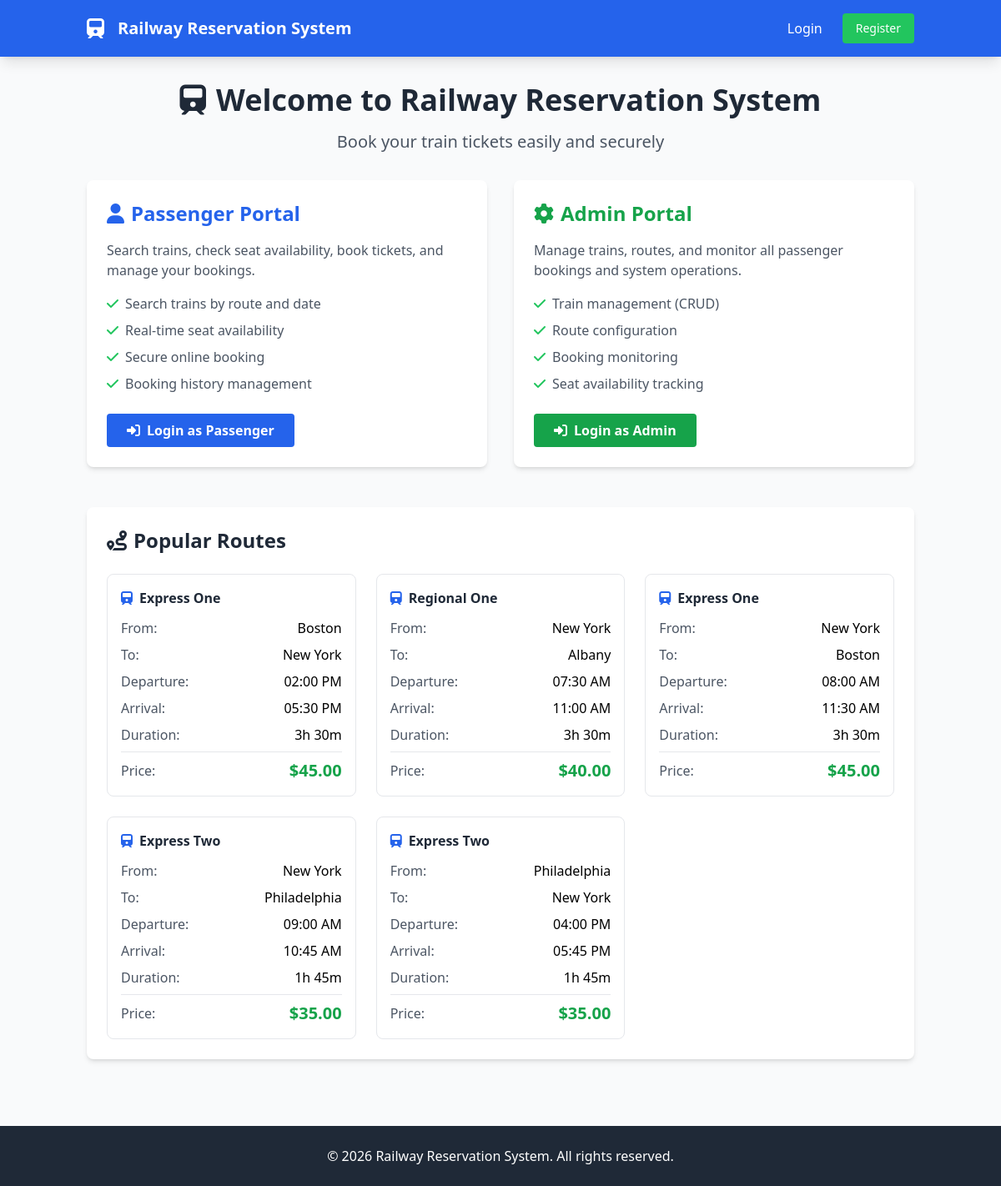
The page / on the database its author committed.
### tables this page shows
CREATE TABLE routes (
    id INT AUTO_INCREMENT PRIMARY KEY,
    train_id INT NOT NULL,
    source_station VARCHAR(100) NOT NULL,
    destination_station VARCHAR(100) NOT NULL,
    distance_km DECIMAL(8,2) NOT NULL,
    departure_time TIME NOT NULL,
    arrival_time TIME NOT NULL,
    price_per_seat DECIMAL(8,2) NOT NULL,
    status ENUM('active', 'inactive') NOT NULL DEFAULT 'active',
    created_at TIMESTAMP DEFAULT CURRENT_TIMESTAMP,
    updated_at TIMESTAMP DEFAULT CURRENT_TIMESTAMP ON UPDATE CURRENT_TIMESTAMP,
    FOREIGN KEY (train_id) REFERENCES trains(id) ON DELETE CASCADE
);

CREATE TABLE trains (
    id INT AUTO_INCREMENT PRIMARY KEY,
    train_number VARCHAR(20) UNIQUE NOT NULL,
    train_name VARCHAR(100) NOT NULL,
    total_seats INT NOT NULL DEFAULT 100,
    available_seats INT NOT NULL DEFAULT 100,
    status ENUM('active', 'inactive') NOT NULL DEFAULT 'active',
    created_at TIMESTAMP DEFAULT CURRENT_TIMESTAMP,
    updated_at TIMESTAMP DEFAULT CURRENT_TIMESTAMP ON UPDATE CURRENT_TIMESTAMP
);

### includes/auth.php (called while the page is built, shortened)
<?php
require_once __DIR__ . '/database.php';
class Auth {
    public function isLoggedIn() {
        return isset($_SESSION['logged_in']) && $_SESSION['logged_in'] === true;
    }
}
?>

### includes/route.php (called while the page is built, shortened)
<?php
require_once __DIR__ . '/database.php';
class Route {
    private $db;
    public function __construct() {
        $this->db = new Database();
    }
    public function getAllRoutes() {
        try {
            $stmt = $this->db->prepare("
                SELECT r.*, t.train_name, t.train_number
                FROM routes r
                JOIN trains t ON r.train_id = t.id
                ORDER BY r.source_station, r.destination_station
            ");
            $stmt->execute();
            return $stmt->fetchAll();
        } catch(PDOException $e) {
            error_log("Get routes error: " . $e->getMessage());
            return [];
        }
    }
}
?>

### includes/database.php (called while the page is built, shortened)
<?php
class Database {
    private $host = DB_HOST;
    private $db_name = DB_NAME;
    private $username = DB_USER;
    private $password = DB_PASS;
    public function connect() {
        $this->conn = null;
        try {
            $this->conn = new PDO(
                "mysql:host=" . $this->host . ";dbname=" . $this->db_name,
                $this->username,
                $this->password
            );
            $this->conn->setAttribute(PDO::ATTR_ERRMODE, PDO::ERRMODE_EXCEPTION);
            $this->conn->setAttribute(PDO::ATTR_DEFAULT_FETCH_MODE, PDO::FETCH_ASSOC);
        } catch(PDOException $e) {
            echo "Connection error: " . $e->getMessage();
        }
        return $this->conn;
    }
    public function prepare($sql) {
        return $this->connect()->prepare($sql);
    }
}
?>

### includes/functions.php (called while the page is built, shortened)
<?php
function formatCurrency($amount) {
    return '$' . number_format($amount, 2);
}
function formatTime($time) {
    return date('h:i A', strtotime($time));
}
function timeToMinutes($time) {
    $parts = explode(':', $time);
    return ($parts[0] * 60) + $parts[1];
}
function calculateDuration($departure, $arrival) {
    $dep = timeToMinutes($departure);
    $arr = timeToMinutes($arrival);
    $duration = $arr - $dep;
    $hours = floor($duration / 60);
    $minutes = $duration % 60;
    return sprintf("%dh %dm", $hours, $minutes);
}
?>

### index.php (the view, shortened to what this page needs)
<?php
require_once 'includes/functions.php';
require_once 'includes/auth.php';
require_once 'includes/route.php';
$auth = new Auth();
$route = new Route();
$featured_routes = $route->getAllRoutes();
$featured_routes = array_slice($featured_routes, 0, 6);
$content = '
<div class="text-center mb-8">
    <h1 class="text-4xl font-bold text-gray-800 mb-4">
        <i class="fas fa-train mr-3"></i>Welcome to Railway Reservation System
    </h1>
    <p class="text-xl text-gray-600">Book your train tickets easily and securely</p>
</div>';
if (!$auth->isLoggedIn()) {
    $content .= '
<div class="grid md:grid-cols-2 gap-8 mb-12">
    <div class="bg-white rounded-lg shadow-md p-6">
        <h2 class="text-2xl font-bold mb-4 text-blue-600">
            <i class="fas fa-user mr-2"></i>Passenger Portal
        </h2>
        <p class="text-gray-600 mb-4">
            Search trains, check seat availability, book tickets, and manage your bookings.
        </p>
        <ul class="text-gray-600 mb-6 space-y-2">
            <li><i class="fas fa-check text-green-500 mr-2"></i>Search trains by route and date</li>
            <li><i class="fas fa-check text-green-500 mr-2"></i>Real-time seat availability</li>
            <li><i class="fas fa-check text-green-500 mr-2"></i>Secure online booking</li>
            <li><i class="fas fa-check text-green-500 mr-2"></i>Booking history management</li>
        </ul>
        <a href="login.php" class="inline-block bg-blue-600 hover:bg-blue-700 text-white font-bold py-2 px-6 rounded transition duration-300">
            <i class="fas fa-sign-in-alt mr-2"></i>Login as Passenger
        </a>
    </div>
    <div class="bg-white rounded-lg shadow-md p-6">
        <h2 class="text-2xl font-bold mb-4 text-green-600">
            <i class="fas fa-cog mr-2"></i>Admin Portal
        </h2>
        <p class="text-gray-600 mb-4">
            Manage trains, routes, and monitor all passenger bookings and system operations.
        </p>
        <ul class="text-gray-600 mb-6 space-y-2">
            <li><i class="fas fa-check text-green-500 mr-2"></i>Train management (CRUD)</li>
            <li><i class="fas fa-check text-green-500 mr-2"></i>Route configuration</li>
            <li><i class="fas fa-check text-green-500 mr-2"></i>Booking monitoring</li>
            <li><i class="fas fa-check text-green-500 mr-2"></i>Seat availability tracking</li>
        </ul>
        <a href="login.php" class="inline-block bg-green-600 hover:bg-green-700 text-white font-bold py-2 px-6 rounded transition duration-300">
            <i class="fas fa-sign-in-alt mr-2"></i>Login as Admin
        </a>
    </div>
</div>';
}
$content .= '
<div class="bg-white rounded-lg shadow-md p-6">
    <h2 class="text-2xl font-bold mb-6 text-gray-800">
        <i class="fas fa-route mr-2"></i>Popular Routes
    </h2>
    <div class="grid md:grid-cols-2 lg:grid-cols-3 gap-6">';
if (!empty($featured_routes)) {
    foreach ($featured_routes as $route) {
        $duration = calculateDuration($route['departure_time'], $route['arrival_time']);
        $content .= '
        <div class="border rounded-lg p-4 hover:shadow-lg transition duration-300">
            <div class="flex items-center mb-3">
                <i class="fas fa-train text-blue-600 mr-2"></i>
                <span class="font-semibold text-gray-800">' . htmlspecialchars($route['train_name']) . '</span>
            </div>
            <div class="space-y-2">
                <div class="flex justify-between">
                    <span class="text-gray-600">From:</span>
                    <span class="font-medium">' . htmlspecialchars($route['source_station']) . '</span>
                </div>
                <div class="flex justify-between">
                    <span class="text-gray-600">To:</span>
                    <span class="font-medium">' . htmlspecialchars($route['destination_station']) . '</span>
                </div>
                <div class="flex justify-between">
                    <span class="text-gray-600">Departure:</span>
                    <span class="font-medium">' . formatTime($route['departure_time']) . '</span>
                </div>
                <div class="flex justify-between">
                    <span class="text-gray-600">Arrival:</span>
                    <span class="font-medium">' . formatTime($route['arrival_time']) . '</span>
                </div>
                <div class="flex justify-between">
                    <span class="text-gray-600">Duration:</span>
                    <span class="font-medium">' . $duration . '</span>
                </div>
                <div class="flex justify-between items-center pt-2 border-t">
                    <span class="text-gray-600">Price:</span>
                    <span class="text-xl font-bold text-green-600">' . formatCurrency($route['price_per_seat']) . '</span>
                </div>
            </div>';
        $content .= '
        </div>';
    }
} else {
    $content .= '
    <div class="col-span-full text-center py-8">
        <p class="text-gray-500">No routes available at the moment.</p>
    </div>';
}
$content .= '
    </div>
</div>';
require_once 'includes/header.php';
?>

### includes/header.php (shortened to what this page needs)
<!DOCTYPE html>
<html lang="en">
<head>
    <script src="https://cdn.tailwindcss.com"></script>
    <link rel="stylesheet" href="https://cdnjs.cloudflare.com/ajax/libs/font-awesome/6.4.0/css/all.min.css">
</head>
<body class="bg-gray-50">
    <nav class="bg-blue-600 text-white shadow-lg">
        <div class="container mx-auto px-4">
            <div class="flex justify-between items-center py-4">
                <div class="flex items-center space-x-4">
                    <i class="fas fa-train text-2xl"></i>
                    <a href="index.php" class="text-xl font-bold">Railway Reservation System</a>
                </div>
                <div class="flex items-center space-x-6">
                    <?php if (isset($_SESSION['logged_in']) && $_SESSION['logged_in']): ?>
                        <span class="text-sm">Welcome, <?php echo htmlspecialchars($_SESSION['full_name']); ?></span>
                        <?php if ($_SESSION['user_type'] === 'admin'): ?>
                            <a href="admin/dashboard.php" class="hover:text-blue-200 transition">Admin Dashboard</a>
                        <?php else: ?>
                            <a href="passenger/dashboard.php" class="hover:text-blue-200 transition">My Dashboard</a>
                        <?php endif; ?>
                        <a href="logout.php" class="bg-red-500 hover:bg-red-600 px-4 py-2 rounded text-sm transition">
                            <i class="fas fa-sign-out-alt mr-1"></i> Logout
                        </a>
                    <?php else: ?>
                        <a href="login.php" class="hover:text-blue-200 transition">Login</a>
                        <a href="register.php" class="bg-green-500 hover:bg-green-600 px-4 py-2 rounded text-sm transition">
                            Register
                        </a>
                    <?php endif; ?>
                </div>
            </div>
        </div>
    </nav>
    <main class="container mx-auto px-4 py-8">
        <?php echo $content ?? ''; ?>
    </main>
    <footer class="bg-gray-800 text-white py-6 mt-12">
        <div class="container mx-auto px-4 text-center">
            <p>&copy; <?php echo date('Y'); ?> Railway Reservation System. All rights reserved.</p>
        </div>
    </footer>
</body>
</html>

### rows shown on the page
routes: train.train_name "Express One", source_station "Boston", destination_station "New York", departure_time "02:00 PM", arrival_time "05:30 PM", duration "3h 30m", price_per_seat "$45.00"
routes: train.train_name "Regional One", source_station "New York", destination_station "Albany", departure_time "07:30 AM", arrival_time "11:00 AM", duration "3h 30m", price_per_seat "$40.00"
routes: train.train_name "Express One", source_station "New York", destination_station "Boston", departure_time "08:00 AM", arrival_time "11:30 AM", duration "3h 30m", price_per_seat "$45.00"
routes: train.train_name "Express Two", source_station "New York", destination_station "Philadelphia", departure_time "09:00 AM", arrival_time "10:45 AM", duration "1h 45m", price_per_seat "$35.00"
routes: train.train_name "Express Two", source_station "Philadelphia", destination_station "New York", departure_time "04:00 PM", arrival_time "05:45 PM", duration "1h 45m", price_per_seat "$35.00"
